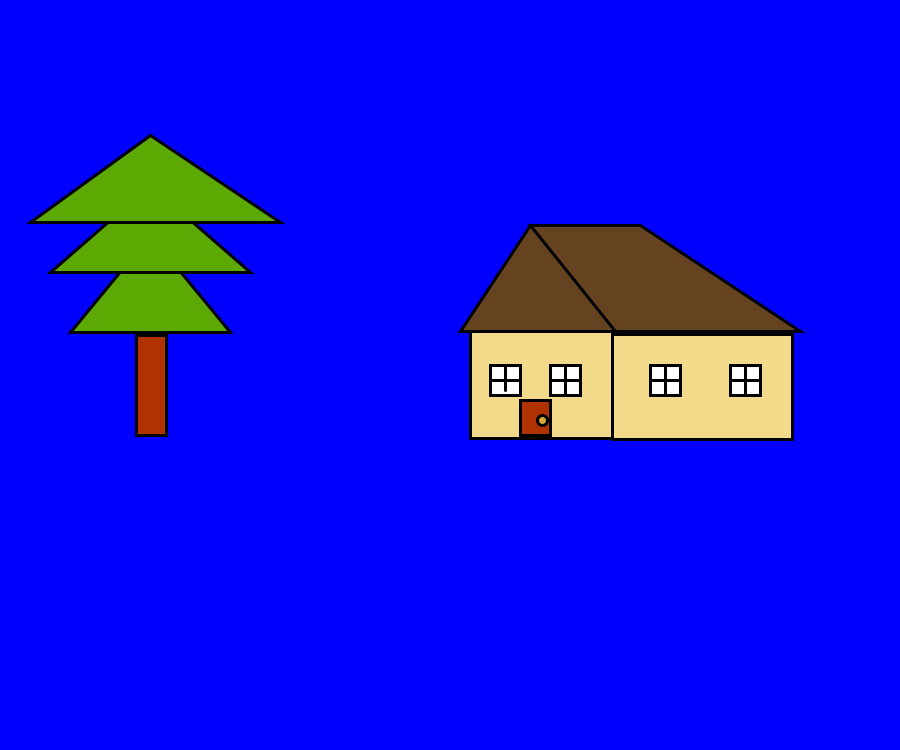
Frame 1 (no input)
Frame 60 (the mouse pressed at the canvas centre just before this capture): identical to frame 1, image omitted
Frame 120 (the mouse held since frame 60 and released just before this capture): identical to frame 1, image omitted

The Processing sketch that drew this single still picture (run headless with seeded random() and noise(); from frame 60 on, the mouse is pressed at the canvas centre):

// Processing sketch: sketch_230708c
// ── sketch_230708c.pde
float x1, x2, x3, y1, y2, y3, d1, d2, d3;
void setup() {
  size(900,750);
  x1=300; y1=250; d1=200;
  x2=250; y2=480; d2=100;
  x3=250; y3=230; d3=200;
}
void draw() { //called 60times in second
  background(0, 0, 255); //blue
  house(x1, y1, d1);
  //bear(x2, y2, d2);
  tree(x3,y3,d3);
}
void mouseReleased() {
  x1=mouseX-230;//house
  y1=mouseY;
}
void keyPressed(){
  if(key =='a')x2-=9;//bear
  else if(key =='d') x2+=9;
  if(key =='w')y2-=9;
  else if(key =='s') y2+=9;
  else{
    x2=mouseX-230;
    y2=mouseY;
    
    
  }
}
  
void house(float x, float y, float d){
  //Wall
  stroke(0);
  strokeWeight(3);
  fill(#F2DA8A); //egg color
  rect(x+170,y+d*0.39,d*1.1,d*0.55);
  strokeWeight(3); //Long wall
  rect(x+d*1.56,y+d*0.42,d*0.9,d*0.525);
  
  //Window
  fill(255);
  rect(x+d*0.95,y+d*0.575,d*0.15,d*0.15);
  rect(x+d*1.25,y+d*0.575,d*0.15,d*0.15);
  rect(x+d*1.75,y+d*0.575,d*0.15,d*0.15);
  rect(x+d*2.15,y+d*0.575,d*0.15,d*0.15);
  
  //First window pane
  fill(0);
  line(x+d*0.95,y+d*0.65,x+d*1.1,y+d*0.65);
  line(x+d*1.025,y+d*0.575,x+d*1.025,y+d*0.70);
  //Second window pane
  line(x+d*1.25,y+d*0.65,x+d*1.4,y+d*0.65);
  line(x+d*1.325,y+d*0.575,x+d*1.325,y+d*0.725);
  //Third window pane
  line(x+d*1.75,y+d*0.65,x+d*1.9,y+d*0.65);
  line(x+d*1.825,y+d*0.575,x+d*1.825,y+d*0.725);
  //Fourth window pane
  line(x+d*2.15,y+d*0.65,x+d*2.3,y+d*0.65);
  line(x+d*2.225,y+d*0.575,x+d*2.225,y+d*0.725);
  
  //Roof
  fill(101, 67, 33); //Satoimo Brown
  stroke(0);
  strokeWeight(3);
  triangle(x+d*0.8,y+d*0.405,x+d*1.6,y+d*0.405,x+d*1.15,y-25);
  fill(101, 67, 33); //satoimo brown
  stroke(0);
  strokeWeight(3);
  quad(x+d*1.15,y-d*0.125,x+d*1.7,y-d*0.125,x+d*2.5,y+d*0.405,x+d*1.575,y+d*0.405);
  
  //Door
  fill(175,50,0); //white
  rect(x+d*1.1,y+d*0.75,d*0.15,d*0.175);
  
  //Door lock
  fill(212,172,55);
  circle(x+d*1.21,y+d*0.85,d/20);
  
}
void tree(float x, float y, float d){  
  //Christmas tree
  stroke(0);
  strokeWeight(3);
  fill(175,50,0);
  rect(x-d*0.57,y+d*0.525,d*0.15,d*0.5);
  fill(#5ca904);
  triangle(x-d*0.9,y+d*0.51,x-d*0.1,y+d*0.51,x-d*0.5,y+d*0.025);
  triangle(x-d,y+d*0.21,x,y+d*0.21,x-d*0.5,y-d*0.225);
  triangle(x-d*1.1,y-d*0.04,x+d*0.15,y-d*0.04,x-d*0.5,y-d*0.475);
}
